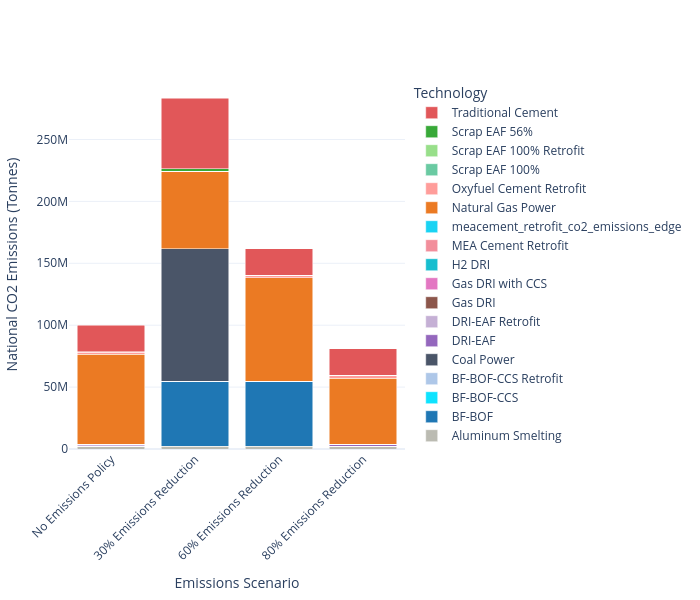

Notebook cell for this chart:
### Code cell
plot_stacked_bar(
    df = co2_all_china_by_tech.T,
    scenario_map=scenario_map,
    name_map=tech_name_map,
    color_map=custom_color_map,
    title_name="",
    xaxis_name="Emissions Scenario",
    yaxis_name="National CO2 Emissions (Tonnes)",
    width=700)

### Figure 1 — Plotly figure (JSON) as saved in the notebook; plotly's stock layout.template omitted (floating-point values rounded to 4 significant figures)
{"data": [{"hovertemplate": "Technology=Aluminum Smelting<br>Emissions Scenario=%{x}<br>National CO2 Emissions (Tonnes)=%{y}<extra></extra>", "legendgroup": "Aluminum Smelting", "marker": {"color": "#bbbbb2", "pattern": {"shape": ""}}, "name": "Aluminum Smelting", "orientation": "v", "showlegend": true, "textposition": "auto", "type": "bar", "x": ["No Emissions Policy", "30% Emissions Reduction", "60% Emissions Reduction", "80% Emissions Reduction"], "xaxis": "x", "y": [2172000.0, 2172000.0, 2172000.0, 2172000.0], "yaxis": "y"}, {"hovertemplate": "Technology=BF-BOF<br>Emissions Scenario=%{x}<br>National CO2 Emissions (Tonnes)=%{y}<extra></extra>", "legendgroup": "BF-BOF", "marker": {"color": "#1f77b4", "pattern": {"shape": ""}}, "name": "BF-BOF", "orientation": "v", "showlegend": true, "textposition": "auto", "type": "bar", "x": ["No Emissions Policy", "30% Emissions Reduction", "60% Emissions Reduction", "80% Emissions Reduction"], "xaxis": "x", "y": [32.76, 52520000.0, 52510000.0, 42.86], "yaxis": "y"}, {"hovertemplate": "Technology=BF-BOF-CCS<br>Emissions Scenario=%{x}<br>National CO2 Emissions (Tonnes)=%{y}<extra></extra>", "legendgroup": "BF-BOF-CCS", "marker": {"color": "#0ee3ff", "pattern": {"shape": ""}}, "name": "BF-BOF-CCS", "orientation": "v", "showlegend": true, "textposition": "auto", "type": "bar", "x": ["No Emissions Policy", "30% Emissions Reduction", "60% Emissions Reduction", "80% Emissions Reduction"], "xaxis": "x", "y": [12.68, 0.1177, 15.42, 6.929], "yaxis": "y"}, {"hovertemplate": "Technology=BF-BOF-CCS Retrofit<br>Emissions Scenario=%{x}<br>National CO2 Emissions (Tonnes)=%{y}<extra></extra>", "legendgroup": "BF-BOF-CCS Retrofit", "marker": {"color": "#aec7e8", "pattern": {"shape": ""}}, "name": "BF-BOF-CCS Retrofit", "orientation": "v", "showlegend": true, "textposition": "auto", "type": "bar", "x": ["No Emissions Policy", "30% Emissions Reduction", "60% Emissions Reduction", "80% Emissions Reduction"], "xaxis": "x", "y": [18.88, 0.7903, 33.23, 8.418], "yaxis": "y"}, {"hovertemplate": "Technology=Coal Power<br>Emissions Scenario=%{x}<br>National CO2 Emissions (Tonnes)=%{y}<extra></extra>", "legendgroup": "Coal Power", "marker": {"color": "#4a5568", "pattern": {"shape": ""}}, "name": "Coal Power", "orientation": "v", "showlegend": true, "textposition": "auto", "type": "bar", "x": ["No Emissions Policy", "30% Emissions Reduction", "60% Emissions Reduction", "80% Emissions Reduction"], "xaxis": "x", "y": [335600.0, 107000000.0, 91520.0, 62660.0], "yaxis": "y"}, {"hovertemplate": "Technology=DRI-EAF<br>Emissions Scenario=%{x}<br>National CO2 Emissions (Tonnes)=%{y}<extra></extra>", "legendgroup": "DRI-EAF", "marker": {"color": "#9467bd", "pattern": {"shape": ""}}, "name": "DRI-EAF", "orientation": "v", "showlegend": true, "textposition": "auto", "type": "bar", "x": ["No Emissions Policy", "30% Emissions Reduction", "60% Emissions Reduction", "80% Emissions Reduction"], "xaxis": "x", "y": [1206000.0, 1.462, 240.5, 1206000.0], "yaxis": "y"}, {"hovertemplate": "Technology=DRI-EAF Retrofit<br>Emissions Scenario=%{x}<br>National CO2 Emissions (Tonnes)=%{y}<extra></extra>", "legendgroup": "DRI-EAF Retrofit", "marker": {"color": "#c5b0d5", "pattern": {"shape": ""}}, "name": "DRI-EAF Retrofit", "orientation": "v", "showlegend": true, "textposition": "auto", "type": "bar", "x": ["No Emissions Policy", "30% Emissions Reduction", "60% Emissions Reduction", "80% Emissions Reduction"], "xaxis": "x", "y": [311700.0, 2.95, 49340.0, 311700.0], "yaxis": "y"}, {"hovertemplate": "Technology=Gas DRI<br>Emissions Scenario=%{x}<br>National CO2 Emissions (Tonnes)=%{y}<extra></extra>", "legendgroup": "Gas DRI", "marker": {"color": "#8c564b", "pattern": {"shape": ""}}, "name": "Gas DRI", "orientation": "v", "showlegend": true, "textposition": "auto", "type": "bar", "x": ["No Emissions Policy", "30% Emissions Reduction", "60% Emissions Reduction", "80% Emissions Reduction"], "xaxis": "x", "y": [5.473, 41.23, 535.7, 154.3], "yaxis": "y"}, {"hovertemplate": "Technology=Gas DRI with CCS<br>Emissions Scenario=%{x}<br>National CO2 Emissions (Tonnes)=%{y}<extra></extra>", "legendgroup": "Gas DRI with CCS", "marker": {"color": "#e377c2", "pattern": {"shape": ""}}, "name": "Gas DRI with CCS", "orientation": "v", "showlegend": true, "textposition": "auto", "type": "bar", "x": ["No Emissions Policy", "30% Emissions Reduction", "60% Emissions Reduction", "80% Emissions Reduction"], "xaxis": "x", "y": [30.45, 0.3599, 5.047, 17.27], "yaxis": "y"}, {"hovertemplate": "Technology=H2 DRI<br>Emissions Scenario=%{x}<br>National CO2 Emissions (Tonnes)=%{y}<extra></extra>", "legendgroup": "H2 DRI", "marker": {"color": "#17becf", "pattern": {"shape": ""}}, "name": "H2 DRI", "orientation": "v", "showlegend": true, "textposition": "auto", "type": "bar", "x": ["No Emissions Policy", "30% Emissions Reduction", "60% Emissions Reduction", "80% Emissions Reduction"], "xaxis": "x", "y": [0.0, 0.0, 0.0, 0.0], "yaxis": "y"}, {"hovertemplate": "Technology=MEA Cement Retrofit<br>Emissions Scenario=%{x}<br>National CO2 Emissions (Tonnes)=%{y}<extra></extra>", "legendgroup": "MEA Cement Retrofit", "marker": {"color": "#f28e9b", "pattern": {"shape": ""}}, "name": "MEA Cement Retrofit", "orientation": "v", "showlegend": true, "textposition": "auto", "type": "bar", "x": ["No Emissions Policy", "30% Emissions Reduction", "60% Emissions Reduction", "80% Emissions Reduction"], "xaxis": "x", "y": [0.0, 0.0, 0.0, 0.0], "yaxis": "y"}, {"hovertemplate": "Technology=meacement_retrofit_co2_emissions_edge<br>Emissions Scenario=%{x}<br>National CO2 Emissions (Tonnes)=%{y}<extra></extra>", "legendgroup": "meacement_retrofit_co2_emissions_edge", "marker": {"color": "#19d3f3", "pattern": {"shape": ""}}, "name": "meacement_retrofit_co2_emissions_edge", "orientation": "v", "showlegend": true, "textposition": "auto", "type": "bar", "x": ["No Emissions Policy", "30% Emissions Reduction", "60% Emissions Reduction", "80% Emissions Reduction"], "xaxis": "x", "y": [5.379, 15.47, 37.01, 6.057], "yaxis": "y"}, {"hovertemplate": "Technology=Natural Gas Power<br>Emissions Scenario=%{x}<br>National CO2 Emissions (Tonnes)=%{y}<extra></extra>", "legendgroup": "Natural Gas Power", "marker": {"color": "#eb7a23", "pattern": {"shape": ""}}, "name": "Natural Gas Power", "orientation": "v", "showlegend": true, "textposition": "auto", "type": "bar", "x": ["No Emissions Policy", "30% Emissions Reduction", "60% Emissions Reduction", "80% Emissions Reduction"], "xaxis": "x", "y": [72380000.0, 62480000.0, 83630000.0, 53550000.0], "yaxis": "y"}, {"hovertemplate": "Technology=Oxyfuel Cement Retrofit<br>Emissions Scenario=%{x}<br>National CO2 Emissions (Tonnes)=%{y}<extra></extra>", "legendgroup": "Oxyfuel Cement Retrofit", "marker": {"color": "#ff9d9a", "pattern": {"shape": ""}}, "name": "Oxyfuel Cement Retrofit", "orientation": "v", "showlegend": true, "textposition": "auto", "type": "bar", "x": ["No Emissions Policy", "30% Emissions Reduction", "60% Emissions Reduction", "80% Emissions Reduction"], "xaxis": "x", "y": [1784000.0, 2.458, 1784000.0, 1784000.0], "yaxis": "y"}, {"hovertemplate": "Technology=Scrap EAF 100%<br>Emissions Scenario=%{x}<br>National CO2 Emissions (Tonnes)=%{y}<extra></extra>", "legendgroup": "Scrap EAF 100%", "marker": {"color": "#6acaa2", "pattern": {"shape": ""}}, "name": "Scrap EAF 100%", "orientation": "v", "showlegend": true, "textposition": "auto", "type": "bar", "x": ["No Emissions Policy", "30% Emissions Reduction", "60% Emissions Reduction", "80% Emissions Reduction"], "xaxis": "x", "y": [534000.0, 1.003, 103.3, 534000.0], "yaxis": "y"}, {"hovertemplate": "Technology=Scrap EAF 100% Retrofit<br>Emissions Scenario=%{x}<br>National CO2 Emissions (Tonnes)=%{y}<extra></extra>", "legendgroup": "Scrap EAF 100% Retrofit", "marker": {"color": "#98df8a", "pattern": {"shape": ""}}, "name": "Scrap EAF 100% Retrofit", "orientation": "v", "showlegend": true, "textposition": "auto", "type": "bar", "x": ["No Emissions Policy", "30% Emissions Reduction", "60% Emissions Reduction", "80% Emissions Reduction"], "xaxis": "x", "y": [1.196, 191200.0, 276100.0, 1.637], "yaxis": "y"}, {"hovertemplate": "Technology=Scrap EAF 56%<br>Emissions Scenario=%{x}<br>National CO2 Emissions (Tonnes)=%{y}<extra></extra>", "legendgroup": "Scrap EAF 56%", "marker": {"color": "#38a938", "pattern": {"shape": ""}}, "name": "Scrap EAF 56%", "orientation": "v", "showlegend": true, "textposition": "auto", "type": "bar", "x": ["No Emissions Policy", "30% Emissions Reduction", "60% Emissions Reduction", "80% Emissions Reduction"], "xaxis": "x", "y": [18.35, 1830000.0, 687.1, 19.97], "yaxis": "y"}, {"hovertemplate": "Technology=Traditional Cement<br>Emissions Scenario=%{x}<br>National CO2 Emissions (Tonnes)=%{y}<extra></extra>", "legendgroup": "Traditional Cement", "marker": {"color": "#e15759", "pattern": {"shape": ""}}, "name": "Traditional Cement", "orientation": "v", "showlegend": true, "textposition": "auto", "type": "bar", "x": ["No Emissions Policy", "30% Emissions Reduction", "60% Emissions Reduction", "80% Emissions Reduction"], "xaxis": "x", "y": [21280000.0, 56950000.0, 21280000.0, 21280000.0], "yaxis": "y"}], "layout": {"barmode": "stack", "height": 600, "legend": {"title": {"text": "Technology"}, "tracegroupgap": 0, "traceorder": "reversed"}, "margin": {"b": 80, "l": 60, "r": 60, "t": 80}, "width": 700, "xaxis": {"anchor": "y", "domain": [0, 1], "tickangle": -45, "title": {"text": "Emissions Scenario"}}, "yaxis": {"anchor": "x", "domain": [0, 1], "title": {"text": "National CO2 Emissions (Tonnes)"}}}}
